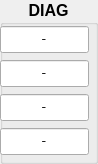
        <widget class="QGroupBox" name="groupBox_UM3_record">
         <property name="font">
          <font>
           <pointsize>12</pointsize>
           <weight>75</weight>
           <bold>true</bold>
           <kerning>true</kerning>
          </font>
         </property>
         <property name="title">
          <string>DIAG</string>
         </property>
         <property name="alignment">
          <set>Qt::AlignHCenter|Qt::AlignTop</set>
         </property>
         <widget class="QLineEdit" name="lineEdit_plt_UM3_Y">
          <property name="geometry">
           <rect>
            <x>0</x>
            <y>26</y>
            <width>89</width>
            <height>27</height>
           </rect>
          </property>
          <property name="sizePolicy">
           <sizepolicy hsizetype="Fixed" vsizetype="Fixed">
            <horstretch>0</horstretch>
            <verstretch>0</verstretch>
           </sizepolicy>
          </property>
          <property name="font">
           <font>
            <family>Courier</family>
            <pointsize>12</pointsize>
            <weight>50</weight>
            <bold>false</bold>
           </font>
          </property>
          <property name="statusTip">
           <string>optic 1</string>
          </property>
          <property name="whatsThis">
           <string>first optic title</string>
          </property>
          <property name="text">
           <string>-</string>
          </property>
          <property name="alignment">
           <set>Qt::AlignCenter</set>
          </property>
         </widget>
         <widget class="QLineEdit" name="lineEdit_plt_UM3_qem">
          <property name="geometry">
           <rect>
            <x>0</x>
            <y>60</y>
            <width>89</width>
            <height>27</height>
           </rect>
          </property>
          <property name="sizePolicy">
           <sizepolicy hsizetype="Fixed" vsizetype="Fixed">
            <horstretch>0</horstretch>
            <verstretch>0</verstretch>
           </sizepolicy>
          </property>
          <property name="font">
           <font>
            <family>Courier</family>
            <pointsize>12</pointsize>
            <weight>50</weight>
            <bold>false</bold>
           </font>
          </property>
          <property name="statusTip">
           <string>optic 1</string>
          </property>
          <property name="whatsThis">
           <string>first optic title</string>
          </property>
          <property name="text">
           <string>-</string>
          </property>
          <property name="alignment">
           <set>Qt::AlignCenter</set>
          </property>
         </widget>
         <widget class="QLineEdit" name="lineEdit_plt_UM3_camera">
          <property name="enabled">
           <bool>true</bool>
          </property>
          <property name="geometry">
           <rect>
            <x>0</x>
            <y>94</y>
            <width>89</width>
            <height>27</height>
           </rect>
          </property>
          <property name="sizePolicy">
           <sizepolicy hsizetype="Fixed" vsizetype="Fixed">
            <horstretch>0</horstretch>
            <verstretch>0</verstretch>
           </sizepolicy>
          </property>
          <property name="font">
           <font>
            <family>Courier</family>
            <pointsize>12</pointsize>
            <weight>50</weight>
            <bold>false</bold>
           </font>
          </property>
          <property name="statusTip">
           <string>optic 1</string>
          </property>
          <property name="whatsThis">
           <string>first optic title</string>
          </property>
          <property name="text">
           <string>-</string>
          </property>
          <property name="frame">
           <bool>true</bool>
          </property>
          <property name="alignment">
           <set>Qt::AlignCenter</set>
          </property>
          <property name="clearButtonEnabled">
           <bool>false</bool>
          </property>
         </widget>
         <widget class="QLineEdit" name="lineEdit_plt_UM3_spare">
          <property name="enabled">
           <bool>true</bool>
          </property>
          <property name="geometry">
           <rect>
            <x>0</x>
            <y>128</y>
            <width>89</width>
            <height>27</height>
           </rect>
          </property>
          <property name="sizePolicy">
           <sizepolicy hsizetype="Fixed" vsizetype="Fixed">
            <horstretch>0</horstretch>
            <verstretch>0</verstretch>
           </sizepolicy>
          </property>
          <property name="font">
           <font>
            <family>Courier</family>
            <pointsize>12</pointsize>
            <weight>50</weight>
            <bold>false</bold>
           </font>
          </property>
          <property name="statusTip">
           <string>optic 1</string>
          </property>
          <property name="whatsThis">
           <string>first optic title</string>
          </property>
          <property name="text">
           <string>-</string>
          </property>
          <property name="frame">
           <bool>true</bool>
          </property>
          <property name="alignment">
           <set>Qt::AlignCenter</set>
          </property>
         </widget>
        </widget>
